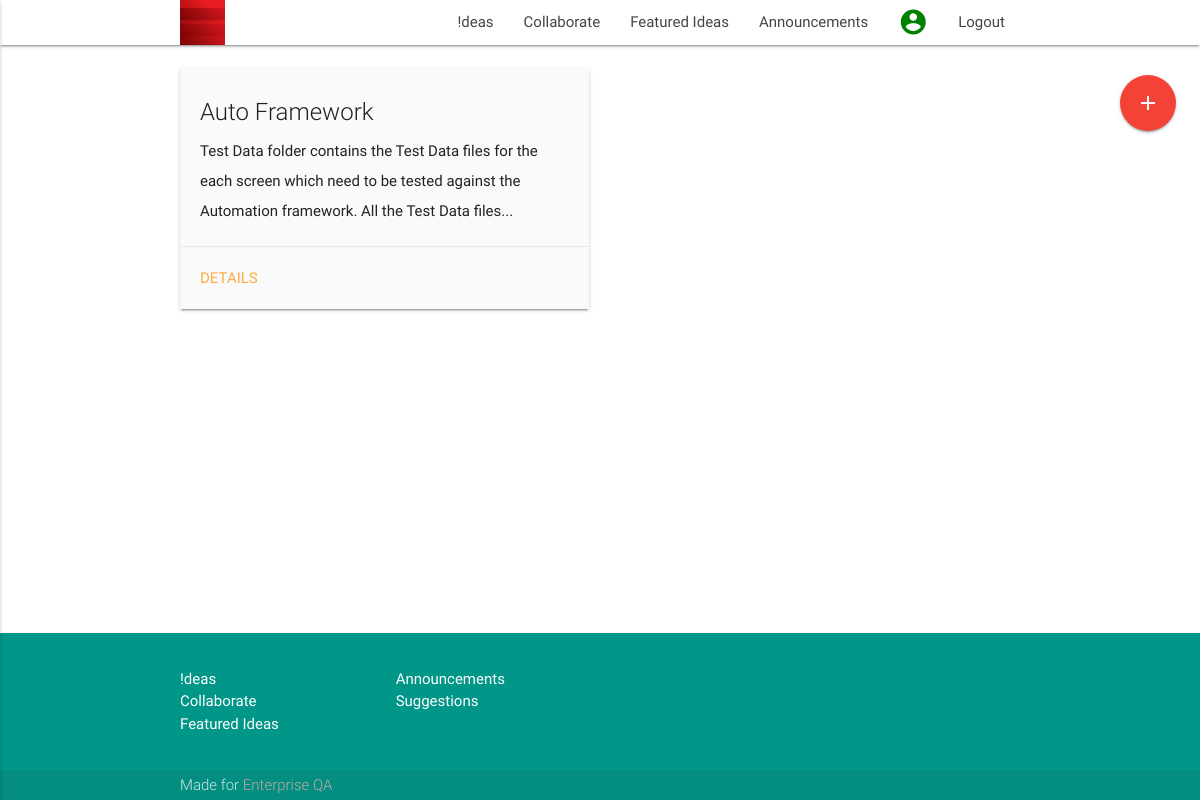
/ideas/me/comments (signed in), run on the app's committed database.
### database.py (models this page shows)
class Comments(Base):
    __tablename__ = 'comments'
    id = Column(Integer, primary_key=True)
    idea_id = Column(Integer, ForeignKey(Ideas.id))
    comment = Column(String(200), nullable=False)
    isActive = Column(Boolean, default=True)
    createdBy = Column(Integer, ForeignKey(User.id))
    createdDate = Column(DateTime(timezone=True), server_default=func.now())
    updatedDate = Column(DateTime(timezone=True), onupdate=func.now())
    user = relationship("User", foreign_keys=[createdBy])
    idea = relationship("Ideas", foreign_keys=[idea_id])

class Ideas(Base):
    __tablename__ = 'ideas'
    id = Column(Integer, primary_key=True)
    title = Column(String(150), nullable=False)
    summary = Column(String(2000), nullable=False)
    tags = Column(String(30), nullable=True)
    filename = Column(String(50), nullable=True)
    filePath = Column(String(100), nullable=True)
    user_id = Column(Integer, ForeignKey(User.id))
    isActive = Column(Boolean, default=True)
    usability = Column(Boolean, default=False)
    createdDate = Column(DateTime(timezone=True), server_default=func.now())
    updatedDate = Column(DateTime(timezone=True), onupdate=func.now())
    user = relationship(User)
    '''@property
    def serialize(self):
    """Return object data in easily serializeable format"""
    return {
        'id': self.id,
        'title': self.title,
        'summary': self.summary,
    }'''

### app.py (the view)
@app.route('/ideas/me/comments')
def myComments():
    me = session['user_id']
    try:
        users = dbsession.query(User).filter(User.email == me).first()
        mycomments = dbsession.query(Comments).filter(Comments.createdBy == users.id).all()
        return render_template('/ideas/myComments.html', comments=mycomments)
    except NoResultFound:
        error = "You haven't commented on any Ideas yet! try doing it now"
        return render_template('/ideas/myIdeas.html', error=error)

### templates/ideas/myComments.html
{% extends "layout.html" %}
{% block content %}
  <div class="container">
    <div class="section">
      <div class="row">
          <div>
            {% if error: %}
              <strong class="red-text"><b>{{ error }}</b></strong>
              {% else %}
                {%  for each in comments %}
                    <div class="col s12 m6 l6">
                        <div class="card grey lighten-5 hoverable">
                            <div class="card-content dark">
                                <span class="card-title">{{ each.idea.title }}</span>
                                <p>{{ each.idea.summary | truncate(150, true) }}</p>
                            </div>
                            <div class="card-action">
                                <a href="{{ url_for('ideaDetails', idea_id=each.idea.id)}}">Details</a>
                            </div>
                        </div>
                    </div>
                  {% endfor %}
              {% endif %}
            </div>
        </div>
    </div>
  </div>
    <div class="fixed-action-btn" style="top: 60px; right: 24px;">
        <a class="btn-floating btn-large red" href="{{ url_for('newIdea') }}">
            <i class="material-icons">add</i>
        </a>
    </div>
{% endblock %}

### static/css/style.css (style rules this page uses)
p { line-height: 2rem; }

### templates/layout.html (style rules this page uses)
body { display: flex; min-height: 100vh; flex-direction: column; }

### data on the page
Comments: idea "Auto Framework", idea.summary "Test Data folder contains the Test Data files for the each screen which need to be tested against the Automation framework. All the Test Data files..."
